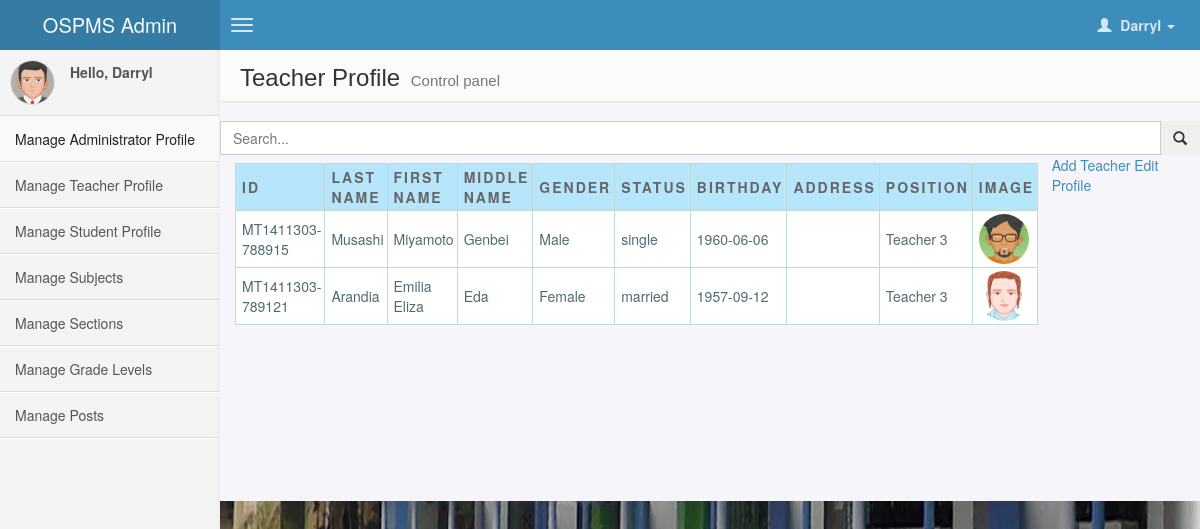
The app's page /index.php?r=lss&tp (signed in) with its own data.
### tables this page shows
CREATE TABLE `teacher` (
  `teacherID` varchar(16) NOT NULL DEFAULT '',
  `t_position` varchar(20) DEFAULT NULL,
  PRIMARY KEY (`teacherID`),
  CONSTRAINT `FK_teacher` FOREIGN KEY (`teacherID`) REFERENCES `registration` (`reg_id`)
);

CREATE TABLE `registration` (
  `reg_id` varchar(16) NOT NULL DEFAULT '',
  `reg_lname` varchar(30) NOT NULL,
  `reg_fname` varchar(30) NOT NULL,
  `reg_mname` varchar(30) DEFAULT NULL,
  `reg_gender` varchar(6) DEFAULT NULL,
  `reg_status` varchar(10) DEFAULT NULL,
  `reg_birthday` date NOT NULL,
  `reg_address` varchar(150) DEFAULT NULL,
  `image` varchar(100) DEFAULT NULL,
  PRIMARY KEY (`reg_id`)
);

### model/administrator.php (called while the page is built, shortened)
<?php
function get_allteacher()
{
	include "config/conn.php";
	$join="Select  registration.*, teacher.t_position from teacher inner join registration on teacher.teacherID=registration.reg_id";
	$join_result=mysqli_query($cxn,$join);
	return $join_result;
}
?>

### views/admin.php (the view, shortened to what this page needs)
<!DOCTYPE html>
<html>
    <head>
            <link href="views/bootstrap.css" rel="stylesheet"/>
            <link href="views/admin.css" rel="stylesheet" />
    </head>
    <body class="skin-blue" onload="check()">
        <header class="header">
            <a href="index.php?r=lss" class="logo">
                OSPMS Admin
            </a>
            <nav class="navbar navbar-static-top" role="navigation">
                <a href="#" class="navbar-btn sidebar-toggle" data-toggle="offcanvas" role="button">
                    <span class="icon-bar"></span>
                    <span class="icon-bar"></span>
                    <span class="icon-bar"></span>
                </a>
                <div class="navbar-right">
                    <ul class="nav navbar-nav">
                        <li class="dropdown user user-menu">
                            <a href="#" class="dropdown-toggle" data-toggle="dropdown">
                                <i class="glyphicon glyphicon-user"></i>
                                <span>
                            <?php
                                if((isset($_SESSION['reg_fname'])))
                                {
                                echo ''.$_SESSION['reg_fname'].'';
                                }
                            ?>
                        <i class="caret"></i></span>
                            </a>
                        </li>
                    </ul>
                </div>
            </nav>
        </header>
        <div class="wrapper row-offcanvas row-offcanvas-left">
            <aside class="left-side sidebar-offcanvas">
                <section class="sidebar">
                    <div class="user-panel">
                        <div class="pull-left image">
                            <img src="views/res/avatar5.png" class="img-circle" alt="User Image" />
                        </div>
                        <div class="pull-left info">
                        <?php
                        if(isset($_SESSION['reg_fname']))
                        {
                            echo '<p>Hello, '.$_SESSION['reg_fname'].'</p>';
                        }
                        ?>
                        </div>
                    </div>
                    <ul class="sidebar-menu">
                        <li class="active">
                            <a href="index.php?r=lss&ap">
                                <i class=""></i> <span>Manage Administrator Profile </span>
                            </a>
                        </li>
                         <li>
                            <a href="index.php?r=lss&tp">
                                <i class=""></i> <span>Manage Teacher Profile</span>
                            </a>
                        </li>
                         <li>
                            <a href="index.php?r=lss&sp">
                                <i class=""></i> <span>Manage Student Profile</span>
                            </a>
                        </li>
                        <li>
                            <a href="index.php?r=lss&sbs">
                                <i class=""></i> <span>Manage Subjects</span>
                            </a>
                        </li>
                        <li>
                            <a href="index.php?r=lss&scs">
                                <i class=""></i> <span>Manage Sections</span>
                            </a>
                        </li>
                        <li>
                            <a href="index.php?r=lss&gl">
                                <i class=""></i> <span>Manage Grade Levels</span>
                            </a>
                        </li>
                         <li>
                            <a href="index.php?r=lss&ps">
                                <i class=""></i> <span>Manage Posts</span>
                            </a>
                        </li>
                    </ul>
                </section>
            </aside>
            <aside class="right-side">
            <?php
            if(isset($_GET['ap']))
            {
            ?>
                <section class="content-header">
                    <h1>
                        Administrator Profile
                        <small>Control panel</small>
                    </h1>
                </section>
                <section class="content">
                    <div class="row">
                        <div class="input-group">
                            <input type="text" name="q" class="form-control" placeholder="Search..." id="ap_filter" />
                            <span class="input-group-btn">
                                <button type='button' name='search' id='search-btn' class="btn btn-flat"><i class="glyphicon glyphicon-search"></i></button>
                            </span>
                        </div>
                    </div>
                    <div class="row">
                        <section class="col-lg-10 connectedSortable">
                            <table cellpadding="1" cellspacing="1" id="resultTable">
                                <thead>
                                    <tr>
                                        <th>ID</th>
                                        <th>Last Name</th>
                                        <th>First Name</th>
                                        <th>Middle Name</th>
                                        <th>Gender</th>
                                        <th>Status</th>
                                        <th>Birthday</th>
                                        <th>Address</th>
                                        <th>Image</th>
                                    </tr>
                                </thead>
                                <tbody id="ap-box">
                                     <?php
                                        foreach($adminlist as $row)
                                        {
                                            echo '<tr>';
                                            echo '<td>'.$row['reg_id'].'</td>';
                                            echo '<td>'.$row['reg_lname'].'</td>';
                                            echo '<td>'.$row['reg_fname'].'</td>';
                                            echo '<td>'.$row['reg_mname'].'</td>';
                                            echo '<td>'.$row['reg_gender'].'</td>';
                                            echo '<td>'.$row['reg_status'].'</td>';
                                            echo '<td>'.$row['reg_birthday'].'</td>';
                                            echo '<td>'.$row['reg_address'].'</td>';
                                            echo '<td><div align="left"><img src="'.$row['image'].'" class="img-circle" alt="User Image" width="50px;" height="50px;"/></div></td>';
                                            echo '</tr>';
                                        }
                                    ?>
                                </tbody>
                           </table>
                        </section>
                        <section class="col-lg-2 connectedSortable">
                            <a href="#">Add Administrator</a>
                            <a href="#">Edit Profile</a>
                        </section>
                    </div>
                </section>
            <?php
            }
            else if(isset($_GET['tp']))
            {
            ?>
             <section class="content-header">
                    <h1>
                        Teacher Profile
                        <small>Control panel</small>
                    </h1>
                </section>
                <section class="content">
                    <div class="row">
                        <div class="input-group">
                            <input type="text" name="q" class="form-control" placeholder="Search..." id="tp_filter"/>
                            <span class="input-group-btn">
                                <button type='button' name='search' id='search-btn' class="btn btn-flat"><i class="glyphicon glyphicon-search"></i></button>
                            </span>
                        </div>
                    </div>
                    <div class="row">
                        <section class="col-lg-10 connectedSortable">
                            <table cellpadding="1" cellspacing="1" id="resultTable">
                                <thead>
                                    <tr>
                                        <th>ID</th>
                                        <th>Last Name</th>
                                        <th>First Name</th>
                                        <th>Middle Name</th>
                                        <th>Gender</th>
                                        <th>Status</th>
                                        <th>Birthday</th>
                                        <th>Address</th>
                                        <th>Position</th>
                                        <th>Image</th>
                                    </tr>
                                </thead>
                                <tbody id="tp-box">
                                     <?php
                                        foreach($teacherlist as $row)
                                        {
                                            echo '<tr>';
                                            echo '<td>'.$row['reg_id'].'</td>';
                                            echo '<td>'.$row['reg_lname'].'</td>';
                                            echo '<td>'.$row['reg_fname'].'</td>';
                                            echo '<td>'.$row['reg_mname'].'</td>';
                                            echo '<td>'.$row['reg_gender'].'</td>';
                                            echo '<td>'.$row['reg_status'].'</td>';
                                            echo '<td>'.$row['reg_birthday'].'</td>';
                                            echo '<td>'.$row['reg_address'].'</td>';
                                            echo '<td>'.$row['t_position'].'</td>';
                                            echo '<td><div align="left"><img src="'.$row['image'].'" class="img-circle" alt="User Image" width="50px;" height="50px;"/></div></td>';
                                            echo '</tr>';
                                        }
                                    ?>
                                </tbody>
                            </table>
                        </section>
                        <section class="col-lg-2 connectedSortable">
                            <a href="#">Add Teacher</a>
                            <a href="#">Edit Profile</a>
                        </section>
                    </div>
                </section>
            <?php
            }
             ?>
            </aside>
        </div>
    </body>
</html>

### records on screen
teacher: teacherID.reg_id "MT1411303-788915", teacherID.reg_lname "Musashi", teacherID.reg_fname "Miyamoto", teacherID.reg_mname "Genbei", teacherID.reg_gender "Male", teacherID.reg_status "single", teacherID.reg_birthday "1960-06-06", t_position "Teacher 3", teacherID.image (picture)
teacher: teacherID.reg_id "MT1411303-789121", teacherID.reg_lname "Arandia", teacherID.reg_fname "Emilia Eliza", teacherID.reg_mname "Eda", teacherID.reg_gender "Female", teacherID.reg_status "married", teacherID.reg_birthday "1957-09-12", t_position "Teacher 3", teacherID.image (picture)

### other values on screen
$_SESSION['reg_fname'] "Darryl"
